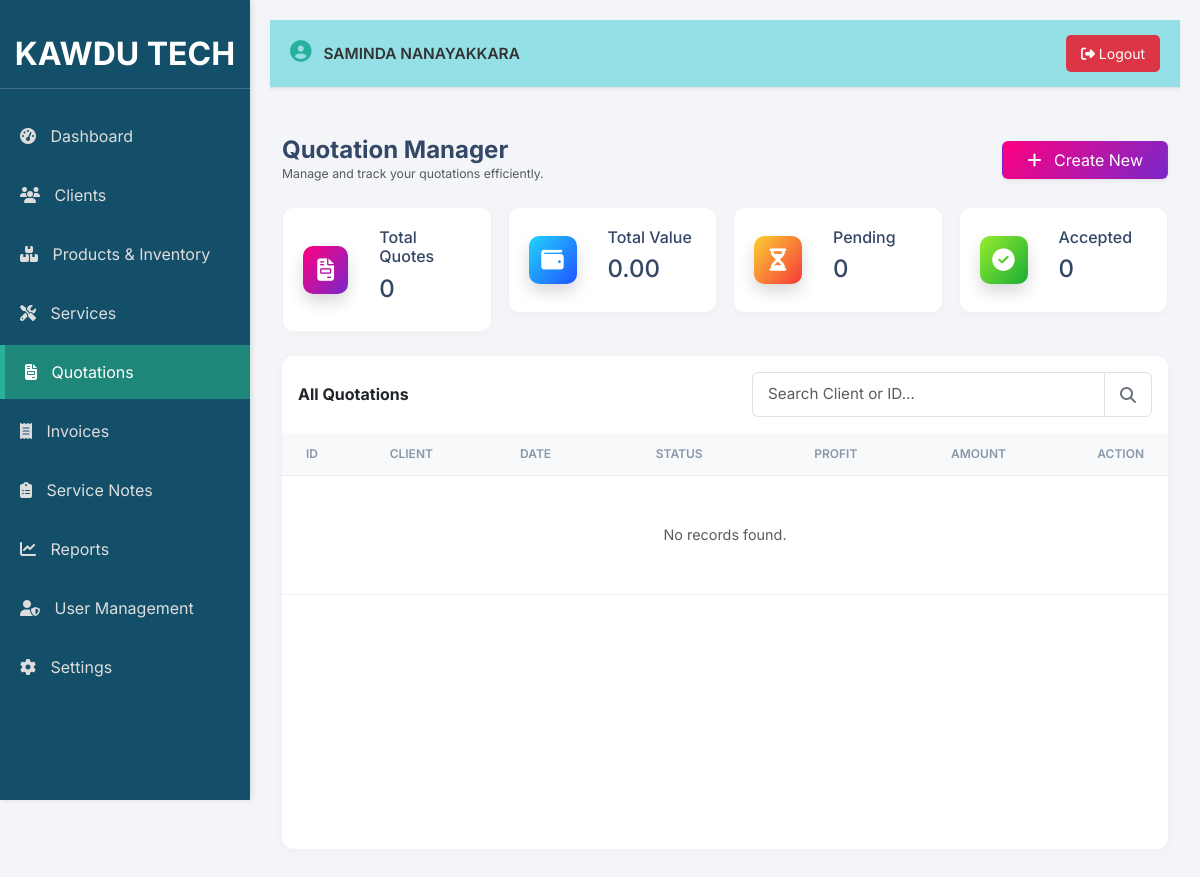
The app's page /quotations.php (signed in), older data.
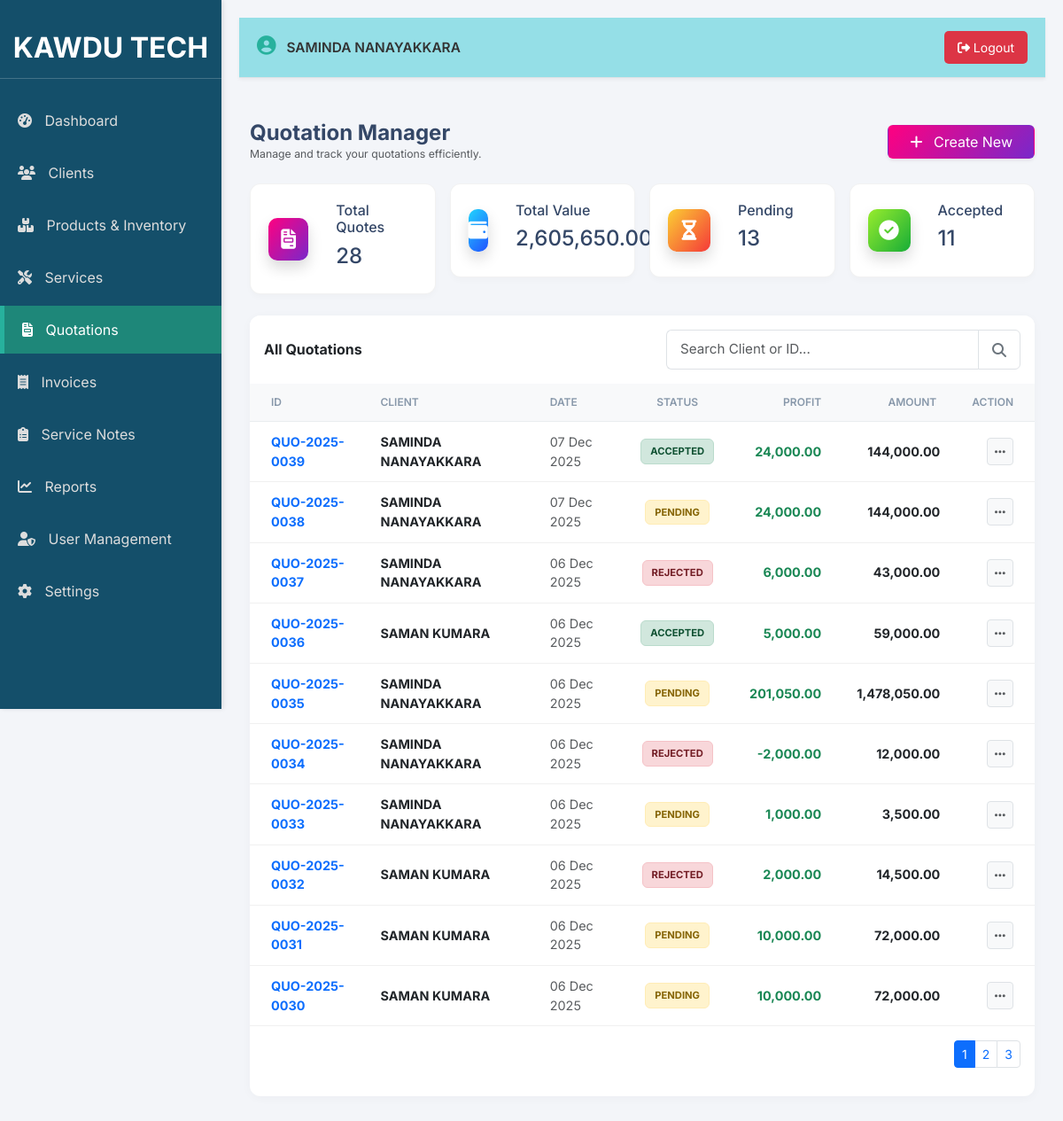
The same page, newer data.
### tables this page shows
CREATE TABLE `quotations` (
  `quotation_id` int(11) NOT NULL,
  `quotation_number` varchar(50) NOT NULL,
  `client_id` int(11) NOT NULL,
  `user_id` int(11) NOT NULL,
  `quotation_date` date NOT NULL,
  `valid_until` date DEFAULT NULL,
  `sub_total` decimal(10,2) NOT NULL DEFAULT 0.00,
  `tax_amount` decimal(10,2) NOT NULL DEFAULT 0.00,
  `grand_total` decimal(10,2) NOT NULL DEFAULT 0.00,
  `status` enum('Pending','Accepted','Rejected') NOT NULL DEFAULT 'Pending',
  `quotation_terms` text DEFAULT NULL,
  `created_at` timestamp NOT NULL DEFAULT current_timestamp()
);

CREATE TABLE `clients` (
  `client_id` int(11) NOT NULL,
  `client_name` varchar(255) NOT NULL,
  `address` text DEFAULT NULL,
  `phone` varchar(20) DEFAULT NULL,
  `email` varchar(100) DEFAULT NULL,
  `whatsapp` varchar(15) DEFAULT NULL,
  `rating` int(1) NOT NULL DEFAULT 5
);

### quotations.php (the view, shortened to what this page needs)
<?php
require_once 'db_connect.php';
$conn = new mysqli($servername, $username, $password, $dbname);
$page_title = 'Quotations';
require_once 'header.php';
$stats = ['total' => 0, 'total_val' => 0, 'pending' => 0, 'accepted' => 0];
$res_stats = $conn->query("SELECT COUNT(*) as count, SUM(grand_total) as value, status FROM quotations GROUP BY status");
if($res_stats) { while ($row = $res_stats->fetch_assoc()) { $stats['total'] += $row['count']; $stats['total_val'] += $row['value']; if ($row['status'] == 'Pending') $stats['pending'] = $row['count']; elseif ($row['status'] == 'Accepted') $stats['accepted'] = $row['count']; } }
$grand_total_value = $conn->query("SELECT SUM(grand_total) as val FROM quotations")->fetch_assoc()['val'] ?? 0;
$limit = 10; $page = isset($_GET['page']) ? (int)$_GET['page'] : 1; $start = ($page - 1) * $limit;
$search = isset($_GET['search']) ? $conn->real_escape_string($_GET['search']) : '';
$where = "WHERE 1=1"; if (!empty($search)) { $where .= " AND (q.quotation_number LIKE '%$search%' OR c.client_name LIKE '%$search%')"; }
$sql = "SELECT q.*, c.client_name, (SELECT SUM((qi.unit_price - qi.buy_price) * qi.quantity) FROM quotation_items qi WHERE qi.quotation_id = q.quotation_id) as total_profit FROM quotations q LEFT JOIN clients c ON q.client_id = c.client_id $where ORDER BY q.quotation_id DESC LIMIT $start, $limit";
$result = $conn->query($sql);
$total_records = $conn->query("SELECT COUNT(*) as count FROM quotations q LEFT JOIN clients c ON q.client_id = c.client_id $where")->fetch_assoc()['count'];
$total_pages = ceil($total_records / $limit);
?>
<link href="https://cdn.jsdelivr.net/npm/select2@4.1.0-rc.0/dist/css/select2.min.css" rel="stylesheet" />
<link href="https://cdn.jsdelivr.net/npm/select2-bootstrap-5-theme@1.3.0/dist/select2-bootstrap-5-theme.min.css" rel="stylesheet" />
<div class="container-fluid py-4">
    <div class="d-flex justify-content-between align-items-center mb-4">
        <div><h4 class="mb-0 fw-bold">Quotation Manager</h4><p class="text-muted small mb-0">Manage and track your quotations efficiently.</p></div>
        <button class="btn bg-gradient-primary text-white shadow-sm px-4" onclick="openCreateModal()"><i class="fas fa-plus me-2"></i> Create New</button>
    </div>
    <div class="row g-3 mb-4">
        <div class="col-xl-3 col-sm-6"><div class="stat-card"><div class="icon-shape bg-gradient-primary shadow"><i class="fas fa-file-invoice"></i></div><div class="ms-3"><h6>Total Quotes</h6><h4><?php echo number_format($stats['total']); ?></h4></div></div></div>
        <div class="col-xl-3 col-sm-6"><div class="stat-card"><div class="icon-shape bg-gradient-info shadow"><i class="fas fa-wallet"></i></div><div class="ms-3"><h6>Total Value</h6><h4><?php echo number_format($grand_total_value, 2); ?></h4></div></div></div>
        <div class="col-xl-3 col-sm-6"><div class="stat-card"><div class="icon-shape bg-gradient-warning shadow"><i class="fas fa-hourglass-half"></i></div><div class="ms-3"><h6>Pending</h6><h4><?php echo number_format($stats['pending']); ?></h4></div></div></div>
        <div class="col-xl-3 col-sm-6"><div class="stat-card"><div class="icon-shape bg-gradient-success shadow"><i class="fas fa-check-circle"></i></div><div class="ms-3"><h6>Accepted</h6><h4><?php echo number_format($stats['accepted']); ?></h4></div></div></div>
    </div>
    <div class="card card-table">
        <div class="card-header bg-white border-bottom-0 pb-0 pt-3">
            <div class="d-flex justify-content-between align-items-center">
                <h6 class="mb-0 fw-bold">All Quotations</h6>
                <form method="GET" id="searchForm" class="search-group">
                    <div class="input-group">
                        <input type="text" id="mainSearch" name="search" class="form-control form-control-search" placeholder="Search Client or ID..." value="<?php echo htmlspecialchars($search); ?>" autocomplete="off">
                        <button class="btn btn-search" type="submit"><i class="fas fa-search"></i></button>
                    </div>
                </form>
            </div>
        </div>
        <div class="card-body px-0 pt-3">
            <div class="table-responsive" style="min-height: 400px;">
                <table class="table table-hover align-middle mb-0">
                    <thead><tr>
                        <th class="ps-4">ID</th>
                        <th>Client</th>
                        <th>Date</th>
                        <th class="text-center">Status</th>
                        <?php if($userType === 'Admin'): ?>
                        <th class="text-end">Profit</th>
                        <?php endif; ?>
                        <th class="text-end">Amount</th>
                        <th class="text-end pe-4">Action</th>
                    </tr></thead>
                    <tbody><?php if ($result && $result->num_rows > 0): while ($row = $result->fetch_assoc()): ?><tr>
                        <td class="ps-4 fw-bold text-primary"><?php echo $row['quotation_number']; ?></td>
                        <td><div class="fw-bold text-dark"><?php echo htmlspecialchars($row['client_name'] ?? 'Unknown'); ?></div></td>
                        <td class="text-muted small"><?php echo date('d M Y', strtotime($row['quotation_date'])); ?></td>
                        <td class="text-center"><?php $s = $row['status']; $cls = ($s=='Accepted')?'status-accepted':(($s=='Rejected')?'status-rejected':'status-pending'); ?><span class="badge-status <?php echo $cls; ?>"><?php echo $s; ?></span></td>
                        <?php if($userType === 'Admin'): ?>
                        <td class="text-end fw-bold text-success"><?php echo number_format($row['total_profit'] ?? 0, 2); ?></td>
                        <?php endif; ?>
                        <td class="text-end fw-bold text-dark pe-3"><?php echo number_format($row['grand_total'], 2); ?></td>
                        <td class="text-end pe-4"><button class="btn btn-sm btn-light border" onclick="openActionDrawer('<?php echo $row['quotation_id']; ?>', '<?php echo $row['quotation_number']; ?>', '<?php echo $row['status']; ?>')"><i class="fas fa-ellipsis-h text-muted"></i></button></td>
                    </tr><?php endwhile; else: ?><tr><td colspan="7" class="text-center py-5 text-muted">No records found.</td></tr><?php endif; ?></tbody>
                </table>
            </div>
            <?php if ($total_pages > 1): ?><div class="d-flex justify-content-end p-3"><nav><ul class="pagination pagination-sm mb-0"><?php for ($i=1; $i<=$total_pages; $i++): ?><li class="page-item <?php echo ($i==$page)?'active':''; ?>"><a class="page-link" href="?page=<?php echo $i; ?>"><?php echo $i; ?></a></li><?php endfor; ?></ul></nav></div><?php endif; ?>
        </div>
    </div>
</div>
<?php $conn->close(); require_once 'footer.php'; ?>

### header.php (shortened to what this page needs)
<?php
$userName = $_SESSION['name'] ?? 'Guest';
$userType = $_SESSION['user_type'] ?? 'User';
$page_title = isset($page_title) ? $page_title : 'System';
?>
<!DOCTYPE html>
<html lang="en">
<head>
    <link href="https://cdn.jsdelivr.net/npm/bootstrap@5.3.3/dist/css/bootstrap.min.css" rel="stylesheet">
    <link rel="stylesheet" href="https://cdnjs.cloudflare.com/ajax/libs/font-awesome/6.5.2/css/all.min.css">
    <link rel="stylesheet" href="styles.css">
</head>
<body>
<div class="sidebar">
    <div class="sidebar-header">
        KAWDU TECH
    </div>
    <a href="dashboard.php" class="<?php echo ($page_title == 'Dashboard' ? 'active' : ''); ?>">
        <i class="fas fa-tachometer-alt"></i> Dashboard
    </a>
    <a href="clients.php" class="<?php echo ($page_title == 'Clients' ? 'active' : ''); ?>">
        <i class="fas fa-users"></i> Clients
    </a>
    <a href="products.php" class="<?php echo ($page_title == 'Products & Inventory' ? 'active' : ''); ?>">
        <i class="fas fa-boxes"></i> Products & Inventory
    </a>
    <a href="services.php" class="<?php echo ($page_title == 'Service Management' ? 'active' : ''); ?>">
        <i class="fas fa-tools"></i> Services
    </a>
    <a href="quotations.php" class="<?php echo ($page_title == 'Quotations' ? 'active' : ''); ?>">
        <i class="fas fa-file-invoice"></i> Quotations
    </a>
    <a href="invoices.php" class="<?php echo ($page_title == 'Invoices' ? 'active' : ''); ?>">
        <i class="fas fa-receipt"></i> Invoices
    </a>
    <a href="service_note.php" class="<?php echo ($page_title == 'Service Notes' ? 'active' : ''); ?>">
        <i class="fas fa-clipboard-list"></i> Service Notes
    </a>
    <a href="reports.php" class="<?php echo ($page_title == 'Reports' ? 'active' : ''); ?>">
        <i class="fas fa-chart-line"></i> Reports
    </a>
    <?php if ($userType == 'Admin'): ?>
        <a href="users.php" class="<?php echo ($page_title == 'User Management' ? 'active' : ''); ?>">
            <i class="fas fa-user-shield"></i> User Management
        </a>
        <a href="settings.php" class="<?php echo ($page_title == 'Settings' ? 'active' : ''); ?>">
            <i class="fas fa-cog"></i> Settings
        </a>
    <?php endif; ?>
</div>
<div class="main-content">
    <div class="top-navbar mb-4">
        <span class="user-info">
            <i class="fas fa-user-circle"></i>
            <?php echo htmlspecialchars($userName); ?>
        </span>
        <a href="logout.php" class="btn-logout">
            <i class="fas fa-sign-out-alt"></i> Logout
        </a>
    </div>

### footer.php (shortened to what this page needs)
</body>
</html>

### styles.css (style rules this page uses)
:root { --sidebar-bg: #144f6a; --primary-color: #27b19d; --accent-color: #1e8779; --light-grey-bg: #f0f0f0; --secondary-bg: #f8f9fa; --modal-bg: #f0f0f0; --header-bg: #d4edda; --header-text: #155724; --sidebar-width: 250px; --top-nav-bg: #95dfe7; --icon-area-bg: #9dadc1; }
body { background-color: var(--secondary-bg); font-family: 'Noto Sans Sinhala', 'Roboto', sans-serif; font-size: 14px; margin: 0; padding: 0; }
.sidebar { position: fixed; top: 0; left: 0; width: var(--sidebar-width); height: 100vh; background-color: var(--sidebar-bg); color: white; padding-top: 20px; box-shadow: 2px 0 5px rgba(0, 0, 0, 0.1); z-index: 1000; }
.sidebar-header { text-align: center; padding: 10px 0; margin-bottom: 20px; font-size: 2.0rem; font-weight: bold; border-bottom: 1px solid rgba(255, 255, 255, 0.2); }
.sidebar a { padding: 10px 20px; text-decoration: none; font-size: 17px; color: rgba(255, 255, 255, 0.85); display: block; transition: all 0.3s; margin-bottom: 5px; }
.sidebar a:hover, .sidebar .active { color: var(--sidebar-bg); background-color: rgba(255, 255, 255, 0.1); border-left: 5px solid var(--primary-color); }
.sidebar a i { margin-right: 10px; }
.main-content { margin-left: var(--sidebar-width); padding: 20px; width: calc(100% - var(--sidebar-width)); min-height: 100vh; }
.top-navbar { background-color: var(--top-nav-bg) !important; padding: 15px 20px; border-bottom: 1px solid #dee2e6; box-shadow: 0 2px 4px rgba(0,0,0,.05); display: flex; justify-content: space-between; align-items: center; }
.top-navbar .user-info { font-size: 1.1em; color: #333; font-weight: 600; }
.top-navbar .user-info i { font-size: 1.4em; margin-right: 8px; color: var(--primary-color); }
.top-navbar .btn-logout { background-color: #dc3545; color: white; border: none; padding: 8px 15px; border-radius: 5px; text-decoration: none; transition: background-color 0.3s; }

### header.php (style rules this page uses)
.top-navbar .user-info { font-size: 1.1em; color: #333; font-weight: 600; }
.top-navbar .user-info i { font-size: 1.4em; margin-right: 8px; color: var(--primary-color); }
.sidebar a.active { background-color: var(--accent-color); color: white; }
.sidebar a { padding: 15px 10px 15px 20px; text-decoration: none; font-size: 16px; color: #ddd; display: block; transition: background-color 0.3s; }

### quotations.php (style rules this page uses)
body { background-color: #f3f5f9; font-family: 'Inter', sans-serif; color: #344767; }
.stat-card { background: #fff; border-radius: 12px; padding: 20px; box-shadow: 0 4px 6px rgba(0,0,0,0.02); border: 1px solid rgba(0,0,0,0.05); display: flex; align-items: center; transition: 0.2s; }
.icon-shape { width: 48px; height: 48px; border-radius: 10px; display: flex; align-items: center; justify-content: center; margin-right: 15px; font-size: 1.4rem; color: #fff; }
.bg-gradient-primary { background: linear-gradient(310deg, #7928ca, #ff0080); }
.bg-gradient-success { background: linear-gradient(310deg, #17ad37, #98ec2d); }
.bg-gradient-info { background: linear-gradient(310deg, #2152ff, #21d4fd); }
.bg-gradient-warning { background: linear-gradient(310deg, #f53939, #fbcf33); }
.card-table { background: #fff; border-radius: 12px; border: none; box-shadow: 0 2px 12px rgba(0,0,0,0.03); overflow: hidden; }
.table thead th { background-color: #f8f9fa; color: #8898aa; font-weight: 600; text-transform: uppercase; font-size: 0.75rem; padding: 12px 20px; border-bottom: 1px solid #e9ecef; }
.table tbody td { padding: 12px 20px; vertical-align: middle; border-bottom: 1px solid #f0f0f0; font-size: 0.9rem; color: #495057; }
.badge-status { padding: 5px 10px; border-radius: 6px; font-size: 0.7rem; font-weight: 700; text-transform: uppercase; display: inline-flex; align-items: center; }
.status-accepted { background: #d1e7dd; color: #0f5132; border: 1px solid #badbcc; }
.status-pending { background: #fff3cd; color: #856404; border: 1px solid #ffecb5; }
.status-rejected { background: #f8d7da; color: #721c24; border: 1px solid #f5c2c7; }
.search-group { position: relative; width: 100%; max-width: 400px; }
.form-control-search { border-radius: 6px 0 0 6px !important; border: 1px solid #dee2e6; border-right: none; padding: 10px 15px; font-size: 0.95rem; box-shadow: none !important; padding-right: 40px; }
.btn-search { border-radius: 0 6px 6px 0 !important; border: 1px solid #dee2e6; background: #fff; color: #6c757d; padding: 0 15px; z-index: 10; }

Row changes from the older to the newer data that the page shows:
added quotations: quotation_number "QUO-2025-0039", client.client_name "SAMINDA NANAYAKKARA", quotation_date "07 Dec 2025", status "ACCEPTED", total_profit "24,000.00", grand_total "144,000.00"
added quotations: quotation_number "QUO-2025-0038", client.client_name "SAMINDA NANAYAKKARA", quotation_date "07 Dec 2025", status "PENDING", total_profit "24,000.00", grand_total "144,000.00"
added quotations: quotation_number "QUO-2025-0037", client.client_name "SAMINDA NANAYAKKARA", quotation_date "06 Dec 2025", status "REJECTED", total_profit "6,000.00", grand_total "43,000.00"
added quotations: quotation_number "QUO-2025-0036", client.client_name "SAMAN KUMARA", quotation_date "06 Dec 2025", status "ACCEPTED", total_profit "5,000.00", grand_total "59,000.00"
added quotations: quotation_number "QUO-2025-0035", client.client_name "SAMINDA NANAYAKKARA", quotation_date "06 Dec 2025", status "PENDING", total_profit "201,050.00", grand_total "1,478,050.00"
added quotations: quotation_number "QUO-2025-0034", client.client_name "SAMINDA NANAYAKKARA", quotation_date "06 Dec 2025", status "REJECTED", total_profit "-2,000.00", grand_total "12,000.00"
added quotations: quotation_number "QUO-2025-0033", client.client_name "SAMINDA NANAYAKKARA", quotation_date "06 Dec 2025", status "PENDING", total_profit "1,000.00", grand_total "3,500.00"
added quotations: quotation_number "QUO-2025-0032", client.client_name "SAMAN KUMARA", quotation_date "06 Dec 2025", status "REJECTED", total_profit "2,000.00", grand_total "14,500.00"
added quotations: quotation_number "QUO-2025-0031", client.client_name "SAMAN KUMARA", quotation_date "06 Dec 2025", status "PENDING", total_profit "10,000.00", grand_total "72,000.00"
added quotations: quotation_number "QUO-2025-0030", client.client_name "SAMAN KUMARA", quotation_date "06 Dec 2025", status "PENDING", total_profit "10,000.00", grand_total "72,000.00"
Text that changed along with them:
$stats['total']: "0" → "28"
$grand_total_value: "0.00" → "2,605,650.00"
$stats['pending']: "0" → "13"
$stats['accepted']: "0" → "11"
new list line: "1"
new list line: "2"
new list line: "3"
text no longer shown: "No records found."
